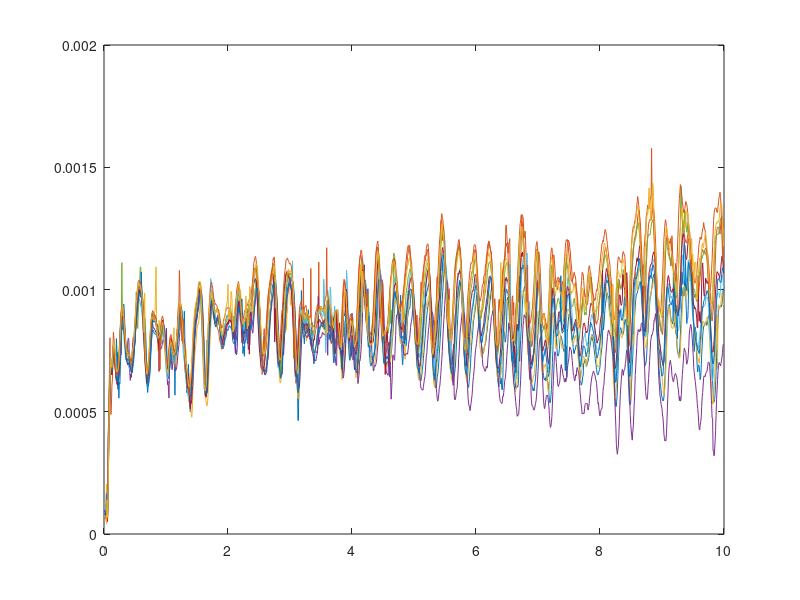
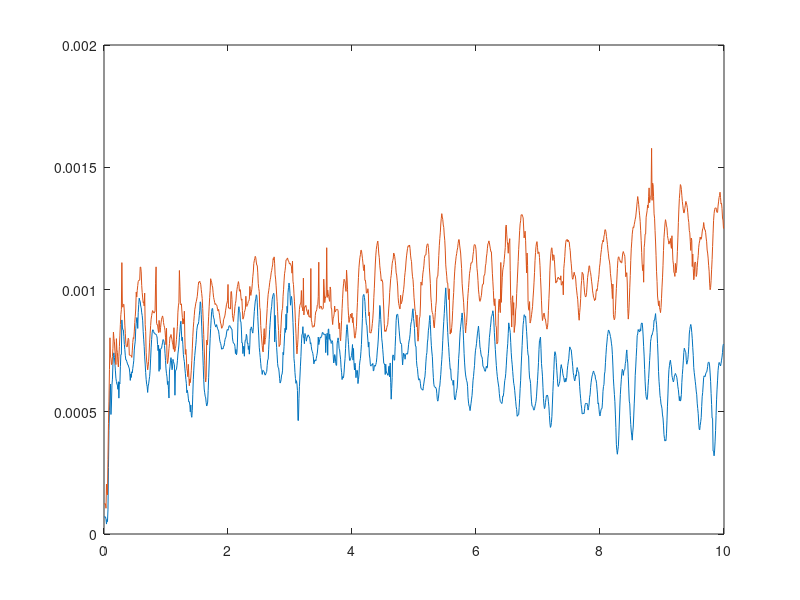

Reproduce these figures in MATLAB, in order.
load('dataLOG_23-Mar-2015 11-40-25.mat')
dataLOG1 = dataLOG;
load('dataLOG_23-Mar-2015 11-41-13.mat')
dataLOG2 = dataLOG;
load('dataLOG_23-Mar-2015 11-42-15.mat')
dataLOG3 = dataLOG;
load('dataLOG_23-Mar-2015 11-42-40.mat')
dataLOG4 = dataLOG;
load('dataLOG_23-Mar-2015 11-43-09.mat')
dataLOG5 = dataLOG;
load('dataLOG_23-Mar-2015 11-43-51.mat')
dataLOG6 = dataLOG;
load('dataLOG_23-Mar-2015 11-44-17.mat')
dataLOG7 = dataLOG;
load('dataLOG_23-Mar-2015 11-44-54.mat')
dataLOG8 = dataLOG;
load('dataLOG_23-Mar-2015 11-45-22.mat')
dataLOG9 = dataLOG;
load('dataLOG_23-Mar-2015 11-45-47.mat')
dataLOG10 = dataLOG;

plot(dataLOG1.Time, dataLOG1.ErrorZ, dataLOG2.Time, dataLOG2.ErrorZ, ...
     dataLOG2.Time, dataLOG3.ErrorZ, dataLOG2.Time, dataLOG4.ErrorZ, ...
     dataLOG2.Time, dataLOG5.ErrorZ, dataLOG2.Time, dataLOG6.ErrorZ, ...
     dataLOG2.Time, dataLOG7.ErrorZ, dataLOG2.Time, dataLOG8.ErrorZ, ...
     dataLOG2.Time, dataLOG9.ErrorZ, dataLOG2.Time, dataLOG10.ErrorZ);

dataLOGERRORZ = [dataLOG1.ErrorZ; dataLOG2.ErrorZ; dataLOG3.ErrorZ; ...
                 dataLOG4.ErrorZ; dataLOG5.ErrorZ; dataLOG6.ErrorZ; ...
                 dataLOG7.ErrorZ; dataLOG8.ErrorZ; dataLOG9.ErrorZ; ...
                 dataLOG10.ErrorZ];
maxdataLOGERRORZ = max(dataLOGERRORZ);
mindataLOGERRORZ = min(dataLOGERRORZ);
figure;
plot(dataLOG1.Time, detrend(mindataLOGERRORZ), dataLOG1.Time, detrend(maxdataLOGERRORZ));
plot(dataLOG1.Time, mindataLOGERRORZ, dataLOG1.Time, maxdataLOGERRORZ);